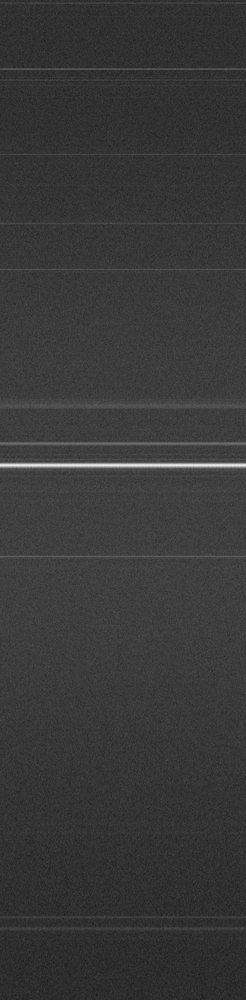
#> input picture Code/Seg/k_means_result/outfile1.png, 246 x 1000 px, shrunk from 500 x 2032 before the run
$ python test3.py
#> lines starting #> are read from the running program, lines starting #| are printed output that depends on the picture
#!/usr/bin/env python3
# -*- coding:utf-8 -*-
#用于组装图片，拼接

import cv2
import matplotlib.pyplot as plt
import numpy as np
import pandas as pd

#读取数据
data1_1=cv2.imread('k_means_result/outfile1.png', cv2.IMREAD_GRAYSCALE)
#> data1_1 is the input picture: shape (1000, 246); min 27, max 233, mean 56.4
data1_2=cv2.imread('k_means_result/outfile2.png', cv2.IMREAD_GRAYSCALE)
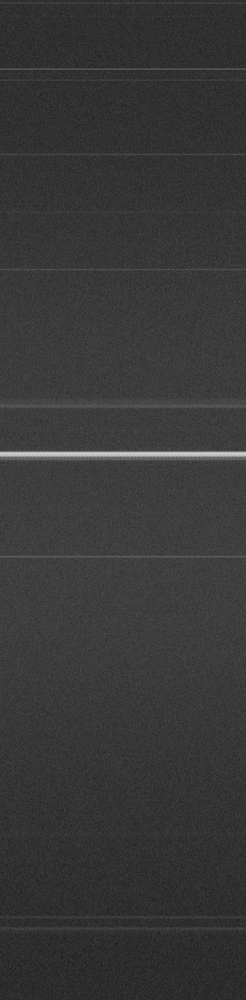
#> input picture Code/Seg/k_means_result/outfile2.png, 246 x 1000 px, shrunk from 500 x 2032 before the run
#> data1_2 is the input picture: shape (1000, 246); min 27, max 213, mean 55.8
data1_3=cv2.imread('k_means_result/outfile3.png', cv2.IMREAD_GRAYSCALE)
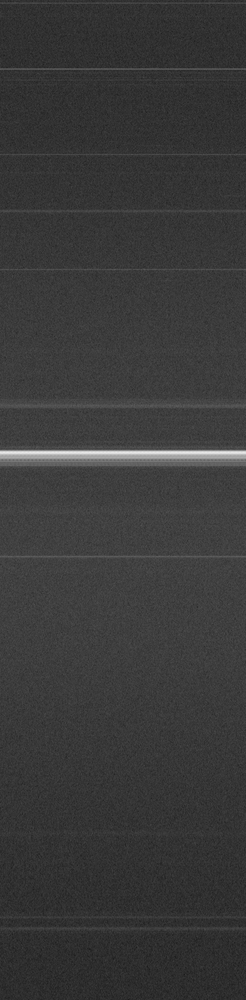
#> input picture Code/Seg/k_means_result/outfile3.png, 246 x 1000 px, shrunk from 500 x 2032 before the run
#> data1_3 is the input picture: shape (1000, 246); min 27, max 234, mean 57.4
data1_4=cv2.imread('k_means_result/outfile4.png', cv2.IMREAD_GRAYSCALE)
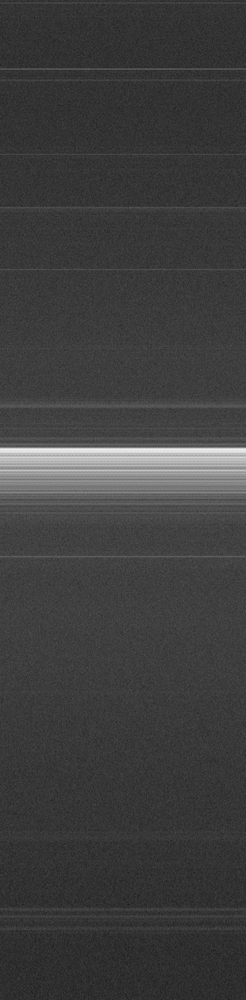
#> input picture Code/Seg/k_means_result/outfile4.png, 246 x 1000 px, shrunk from 500 x 2032 before the run
#> data1_4 is the input picture: shape (1000, 246); min 29, max 240, mean 62.2
data1_5=cv2.imread('k_means_result/outfile5.png', cv2.IMREAD_GRAYSCALE)
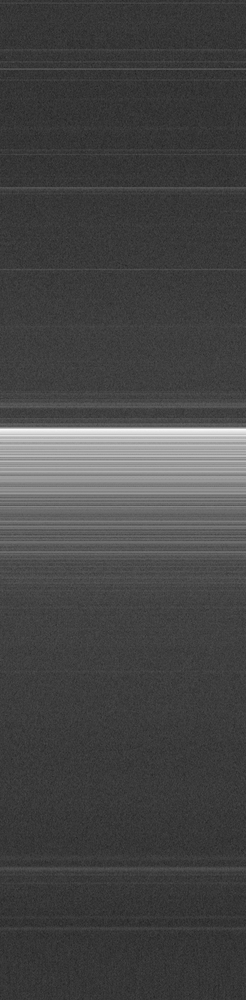
#> input picture Code/Seg/k_means_result/outfile5.png, 246 x 1000 px, shrunk from 500 x 2032 before the run
#> data1_5 is the input picture: shape (1000, 246); min 34, max 252, mean 68.7

data=np.hstack([data1_1,data1_2,data1_3,data1_4,data1_5])
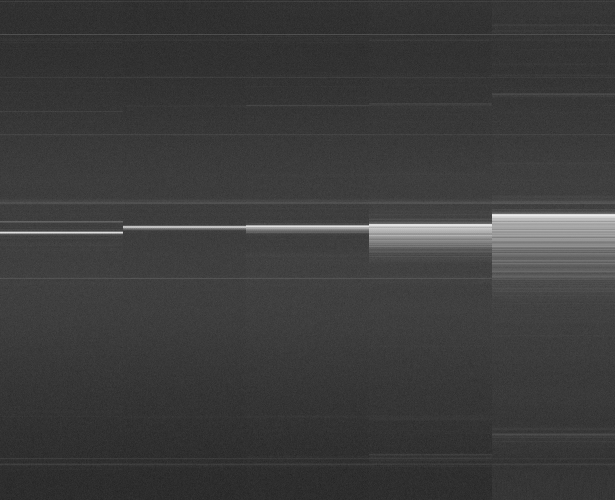
#> data: shape (1000, 1230) (shown at 1/2 size); min 27, max 252, mean 60.1

cv2.imwrite('222.png',data)
